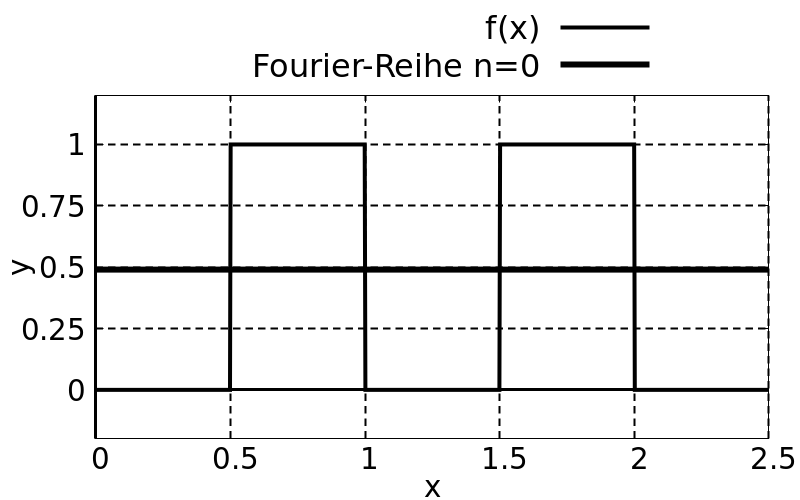

Write gnuplot code to recreate this figure.
load "template/fourier-transform-plot.gnuplot"

set key outside above

set xrange [0:2.5]
set yrange [-0.2:1.2]

set xtics 0.5
set ytics 0.25

T=1
f(x) = (sgn(x-floor(x)-0.5)+1)/2

plot \
  f(x) lc 0 lw 4 title "f(x)", \
  fourier(x, 50, 0) lc 0 lw 6 title "Fourier-Reihe n=0"
